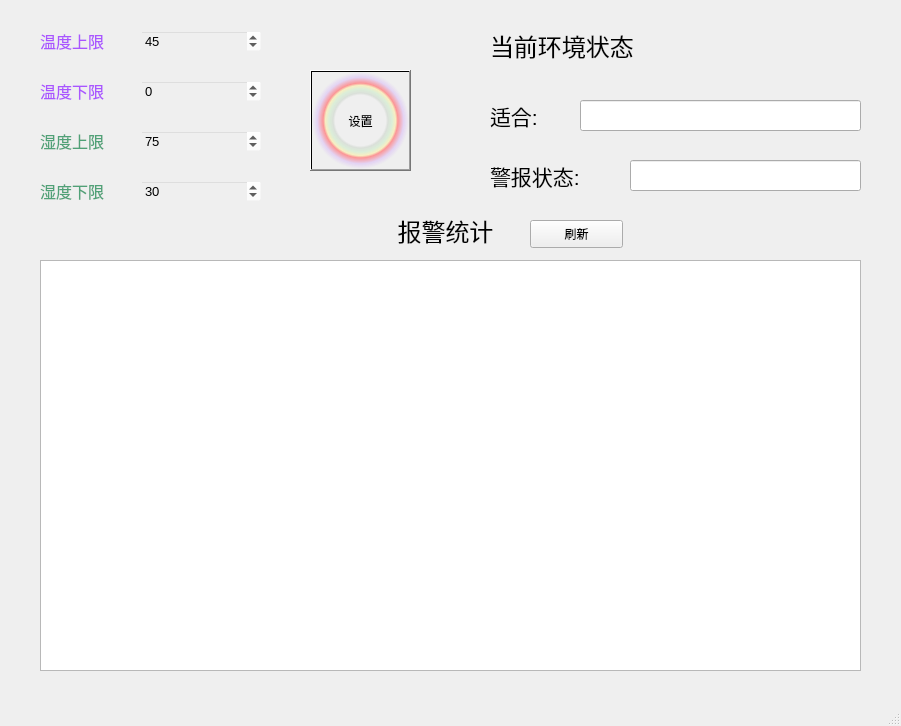
<?xml version="1.0" encoding="UTF-8"?>
<ui version="4.0">
 <class>MainWindow</class>
 <widget class="QMainWindow" name="MainWindow">
  <property name="geometry">
   <rect>
    <x>0</x>
    <y>0</y>
    <width>901</width>
    <height>726</height>
   </rect>
  </property>
  <property name="windowTitle">
   <string>MainWindow</string>
  </property>
  <property name="styleSheet">
   <string notr="true">background-image: url(:/test/End_of_Period/water.jpg);</string>
  </property>
  <widget class="QWidget" name="centralwidget">
   <widget class="QLabel" name="temp_max_label">
    <property name="geometry">
     <rect>
      <x>40</x>
      <y>30</y>
      <width>81</width>
      <height>21</height>
     </rect>
    </property>
    <property name="font">
     <font>
      <family>Arial</family>
      <pointsize>12</pointsize>
     </font>
    </property>
    <property name="styleSheet">
     <string notr="true">color: rgb(170, 85, 255);</string>
    </property>
    <property name="text">
     <string>温度上限</string>
    </property>
   </widget>
   <widget class="QLabel" name="label_temp_min">
    <property name="geometry">
     <rect>
      <x>40</x>
      <y>80</y>
      <width>81</width>
      <height>21</height>
     </rect>
    </property>
    <property name="font">
     <font>
      <family>Arial</family>
      <pointsize>12</pointsize>
     </font>
    </property>
    <property name="styleSheet">
     <string notr="true">color: rgb(170, 85, 255);</string>
    </property>
    <property name="text">
     <string>温度下限</string>
    </property>
   </widget>
   <widget class="QLabel" name="label_humi_max">
    <property name="geometry">
     <rect>
      <x>40</x>
      <y>130</y>
      <width>81</width>
      <height>21</height>
     </rect>
    </property>
    <property name="font">
     <font>
      <family>Arial</family>
      <pointsize>12</pointsize>
     </font>
    </property>
    <property name="styleSheet">
     <string notr="true">color: rgb(80, 161, 119);</string>
    </property>
    <property name="text">
     <string>湿度上限</string>
    </property>
   </widget>
   <widget class="QLabel" name="label_4">
    <property name="geometry">
     <rect>
      <x>40</x>
      <y>180</y>
      <width>81</width>
      <height>21</height>
     </rect>
    </property>
    <property name="font">
     <font>
      <family>Arial</family>
      <pointsize>12</pointsize>
     </font>
    </property>
    <property name="styleSheet">
     <string notr="true">color: rgb(80, 161, 119);</string>
    </property>
    <property name="text">
     <string>湿度下限</string>
    </property>
   </widget>
   <widget class="QSpinBox" name="spinBox_temp_max">
    <property name="geometry">
     <rect>
      <x>140</x>
      <y>30</y>
      <width>121</width>
      <height>22</height>
     </rect>
    </property>
    <property name="font">
     <font>
      <family>Arial</family>
      <pointsize>10</pointsize>
     </font>
    </property>
    <property name="styleSheet">
     <string notr="true">background-color: rgba(255, 255, 255, 0);</string>
    </property>
    <property name="minimum">
     <number>0</number>
    </property>
    <property name="value">
     <number>45</number>
    </property>
   </widget>
   <widget class="QSpinBox" name="spinBox_temp_min">
    <property name="geometry">
     <rect>
      <x>140</x>
      <y>80</y>
      <width>121</width>
      <height>22</height>
     </rect>
    </property>
    <property name="font">
     <font>
      <family>Arial</family>
      <pointsize>10</pointsize>
     </font>
    </property>
    <property name="styleSheet">
     <string notr="true">background-color: rgba(255, 255, 255, 0);</string>
    </property>
    <property name="minimum">
     <number>-40</number>
    </property>
    <property name="maximum">
     <number>99</number>
    </property>
   </widget>
   <widget class="QSpinBox" name="spinBox_humi_max">
    <property name="geometry">
     <rect>
      <x>140</x>
      <y>130</y>
      <width>121</width>
      <height>22</height>
     </rect>
    </property>
    <property name="font">
     <font>
      <family>Arial</family>
      <pointsize>10</pointsize>
     </font>
    </property>
    <property name="styleSheet">
     <string notr="true">background-color: rgba(255, 255, 255, 0);</string>
    </property>
    <property name="value">
     <number>75</number>
    </property>
   </widget>
   <widget class="QSpinBox" name="spinBox_humi_min">
    <property name="geometry">
     <rect>
      <x>140</x>
      <y>180</y>
      <width>121</width>
      <height>22</height>
     </rect>
    </property>
    <property name="font">
     <font>
      <family>Arial</family>
      <pointsize>10</pointsize>
     </font>
    </property>
    <property name="styleSheet">
     <string notr="true">background-color: rgba(255, 255, 255, 0);</string>
    </property>
    <property name="value">
     <number>30</number>
    </property>
   </widget>
   <widget class="QPushButton" name="pushButton_setting">
    <property name="geometry">
     <rect>
      <x>310</x>
      <y>70</y>
      <width>101</width>
      <height>101</height>
     </rect>
    </property>
    <property name="styleSheet">
     <string notr="true">background-color: qradialgradient(spread:pad, cx:0.5, cy:0.5, radius:0.5, fx:0.5, fy:0.5, stop:0 rgba(0, 0, 0, 0), stop:0.52 rgba(0, 0, 0, 0), stop:0.565 rgba(82, 121, 76, 33), stop:0.65 rgba(159, 235, 148, 64), stop:0.721925 rgba(255, 238, 150, 129), stop:0.77 rgba(255, 128, 128, 204), stop:0.89 rgba(191, 128, 255, 64), stop:1 rgba(0, 0, 0, 0));
font: 14pt &quot;Arial&quot;;</string>
    </property>
    <property name="text">
     <string>设置</string>
    </property>
   </widget>
   <widget class="QLabel" name="label_2">
    <property name="geometry">
     <rect>
      <x>490</x>
      <y>20</y>
      <width>181</width>
      <height>51</height>
     </rect>
    </property>
    <property name="font">
     <font>
      <family>Arial</family>
      <pointsize>18</pointsize>
     </font>
    </property>
    <property name="text">
     <string>当前环境状态</string>
    </property>
   </widget>
   <widget class="QLabel" name="label_3">
    <property name="geometry">
     <rect>
      <x>490</x>
      <y>100</y>
      <width>71</width>
      <height>31</height>
     </rect>
    </property>
    <property name="font">
     <font>
      <family>Arial</family>
      <pointsize>16</pointsize>
     </font>
    </property>
    <property name="text">
     <string>适合:</string>
    </property>
   </widget>
   <widget class="QLineEdit" name="lineEdit_is_no">
    <property name="geometry">
     <rect>
      <x>580</x>
      <y>100</y>
      <width>281</width>
      <height>31</height>
     </rect>
    </property>
    <property name="font">
     <font>
      <family>Arial</family>
      <pointsize>14</pointsize>
     </font>
    </property>
    <property name="text">
     <string/>
    </property>
    <property name="alignment">
     <set>Qt::AlignCenter</set>
    </property>
   </widget>
   <widget class="QLabel" name="label_5">
    <property name="geometry">
     <rect>
      <x>490</x>
      <y>160</y>
      <width>121</width>
      <height>31</height>
     </rect>
    </property>
    <property name="font">
     <font>
      <family>Arial</family>
      <pointsize>16</pointsize>
     </font>
    </property>
    <property name="text">
     <string>警报状态:</string>
    </property>
   </widget>
   <widget class="QLabel" name="label_6">
    <property name="geometry">
     <rect>
      <x>380</x>
      <y>210</y>
      <width>131</width>
      <height>41</height>
     </rect>
    </property>
    <property name="font">
     <font>
      <family>Arial</family>
      <pointsize>18</pointsize>
     </font>
    </property>
    <property name="text">
     <string>报警统计</string>
    </property>
    <property name="alignment">
     <set>Qt::AlignCenter</set>
    </property>
   </widget>
   <widget class="QPushButton" name="pushButton">
    <property name="geometry">
     <rect>
      <x>530</x>
      <y>220</y>
      <width>93</width>
      <height>28</height>
     </rect>
    </property>
    <property name="text">
     <string>刷新</string>
    </property>
   </widget>
   <widget class="QTableView" name="tableView">
    <property name="geometry">
     <rect>
      <x>40</x>
      <y>260</y>
      <width>821</width>
      <height>411</height>
     </rect>
    </property>
   </widget>
   <widget class="QLineEdit" name="lineEdit_is_no_2">
    <property name="geometry">
     <rect>
      <x>630</x>
      <y>160</y>
      <width>231</width>
      <height>31</height>
     </rect>
    </property>
    <property name="font">
     <font>
      <family>Arial</family>
      <pointsize>14</pointsize>
     </font>
    </property>
    <property name="text">
     <string/>
    </property>
    <property name="alignment">
     <set>Qt::AlignCenter</set>
    </property>
   </widget>
  </widget>
  <widget class="QMenuBar" name="menubar">
   <property name="geometry">
    <rect>
     <x>0</x>
     <y>0</y>
     <width>901</width>
     <height>26</height>
    </rect>
   </property>
  </widget>
  <widget class="QStatusBar" name="statusbar"/>
 </widget>
 <resources>
  <include location="../img.qrc"/>
 </resources>
 <connections/>
</ui>
